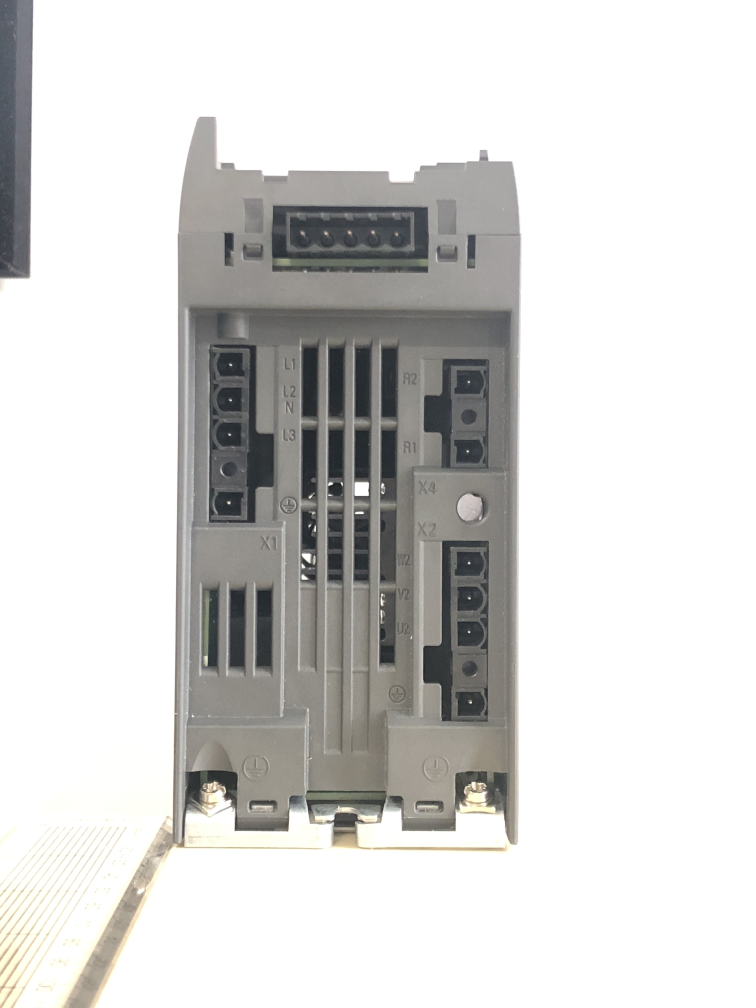
#> input picture siecon_cv_metiib/files/live_img/0.jpg, 3024 x 4032 px, found by its file name (shown at 1/4 size); its folder holds only this picture in this run
$ python main.py
#> lines starting #> are read from the running program, lines starting #| are printed output that depends on the picture; after the words box and inside, x2 and y2 are one past the last pixel; in counts of white or black regions, pixels touching at a corner belong together
### image_processing/feature_detection.py
import cv2 as cv
import numpy as np


def mask(img, start: tuple, finish: tuple):
    # create a mask image filled with zeros, the size of original image
    mask = np.zeros(img.shape[:2], dtype=np.uint8)
    return cv.rectangle(mask, start, finish, (255), thickness=-1)

def kp_coord(img, mask):
    # Initiate ORB detector
    orb = cv.ORB_create()

    # find the keypoints with ORB
    kp = orb.detect(img, mask)

    # convert keypoint object to locations array
    return cv.KeyPoint_convert(kp)

def kp(img, mask):
    # Initiate ORB detector
    orb = cv.ORB_create()

    # find the keypoints with ORB
    return orb.detect(img, mask)

def kp_img(img, kp):

    # Initiate ORB detector
    orb = cv.ORB_create()

    # compute the descriptors with ORB
    key_points, descriptors = orb.compute(img, kp)

    # draw only keypoints location,not size and orientation
    return cv.drawKeypoints(img, key_points, img, color=(255, 0, 0), flags=0)

### files/file_handling.py
import os


def dir_empty(dirName):
    if os.path.exists(dirName) and os.path.isdir(dirName):
        if os.listdir(dirName):
            return False
        else:
            return True
    else:
        raise Exception("Given Directory don't exists")

def full_path(dirName):
    filename = os.listdir(dirName)
    return dirName + filename[0]

### main.py
import cv2 as cv
import matplotlib.pyplot as plt
from files.file_handling import dir_empty, full_path
import image_processing.feature_detection as feature


def main():

    img_dir = 'files//live_img//'

    # continuously checks if there are images to be processed in the live_img directory
    while dir_empty(img_dir):
        continue

    file_path = full_path(img_dir)
    img = cv.imread(file_path)
#> img is the input picture: shape (4032, 3024, 3); mean B, G, R 212.8, 214.3, 214.7

    # draw your selected ROI on the mask image
    mask1 = feature.mask(img, start=(1180, 1040), finish=(1220, 1100))
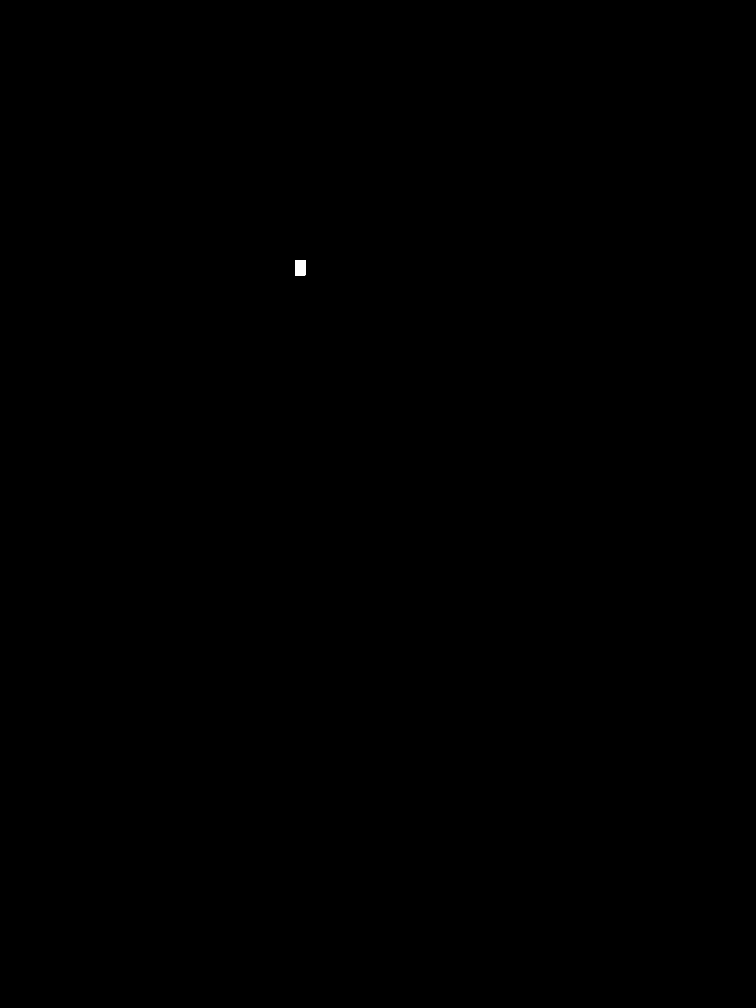
#> mask1: shape (4032, 3024) (shown at 1/4 size); 0.02% white; 1 white region, box (x1, y1, x2, y2) and area: (1180, 1040, 1221, 1101) 2501
    mask2 = feature.mask(img, start=(1180, 1300), finish=(1220, 1360))
#> mask2: shape (4032, 3024); 0.02% white; 1 white region, box (x1, y1, x2, y2) and area: (1180, 1300, 1221, 1361) 2501

    kp1_coord = feature.kp_coord(img, mask1)
#> in kp_coord, `kp = orb.detect(img, mask)`: kp = 7 keypoints; (x, y, size): (1218, 1087, 44.6), (1218, 1086, 37.2), (1208, 1086, 111.1), (1209, 1087, 64.3), (1216, 1086, 31), (1218, 1087, 31), (1206, 1082, 53.6)
#> kp1_coord = [[1216, 1086], [1218, 1087], [1218, 1086], [1218.2, 1087.2], [1206.1, 1081.7], [1208.9, 1086.6], [1207.5, 1085.7]]
    kp2_coord = feature.kp_coord(img, mask2)
#> in kp_coord (call 2), `kp = orb.detect(img, mask)`: kp = 2 keypoints; (x, y, size): (1203, 1356, 53.6), (1202, 1356, 44.6)
#> kp2_coord = [[1202.4, 1356.5], [1202.7, 1356.5]]


    # [4 lines of commented-out code are left out]

    kp1 = feature.kp(img, mask1)
#> kp1 = 7 keypoints; (x, y, size): (1218, 1087, 44.6), (1218, 1086, 37.2), (1208, 1086, 111.1), (1209, 1087, 64.3), (1216, 1086, 31), (1218, 1087, 31), (1206, 1082, 53.6)
    kp2 = feature.kp(img, mask2)
#> kp2 has the same summary as kp in kp_coord
    kp = kp1 + kp2
#> kp = 9 keypoints; (x, y, size): (1218, 1087, 44.6), (1218, 1086, 37.2), (1208, 1086, 111.1), (1209, 1087, 64.3), (1216, 1086, 31), (1218, 1087, 31), (1206, 1082, 53.6), (1203, 1356, 53.6), (1202, 1356, 44.6)

    kp_img = feature.kp_img(img, kp)
#> in kp_img, `key_points, descriptors = orb.compute(img, kp)`: key_points has the same summary as kp in main

    plt.imshow(kp_img)
    plt.show()


if __name__ == '__main__':
    main()
